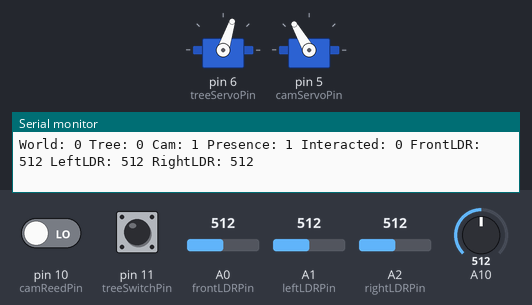
Bench run of a sketch on a simulated Arduino Uno, built for the host (arithmetic inside an expression is 32-bit, double 64-bit). On the bench: 2 × servo, the last lines printed to the serial monitor. The test bench sets the inputs (shaded band); at power-on: pin 11 (treeSwitchPin) LOW, A0 (frontLDRPin) = 512, A1 (leftLDRPin) = 512, pin 10 (camReedPin) LOW, A2 (rightLDRPin) = 512, A10 = 512.

Above: at 1.2 s.
1.3 s: pin 11 (treeSwitchPin) pulled HIGH for 0.15 s
At 1.64 s:
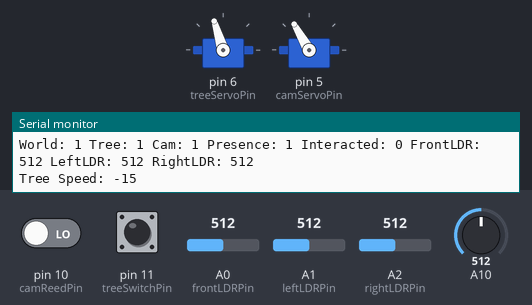
At 3.0 s:
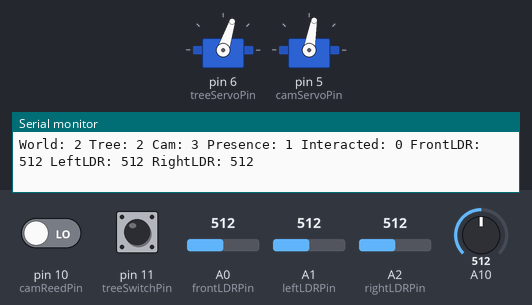
3.3 s: pin 11 (treeSwitchPin) pulled HIGH for 1 s
At 4.5 s:
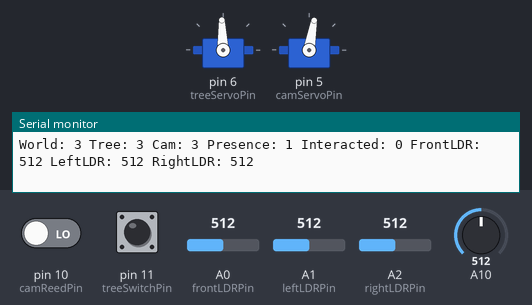
5.8 s: A0 (frontLDRPin) set to 234
8.8 s: A0 (frontLDRPin) set to 211
At 11.5 s:
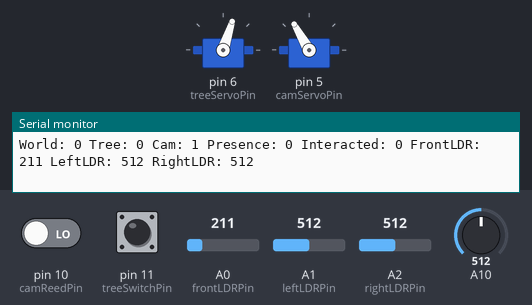
13.3 s: A1 (leftLDRPin) set to 107
16.3 s: A1 (leftLDRPin) set to 90
Timing chart, 0 to 19.3 s (numbered marks = the images above; inputs shaded):
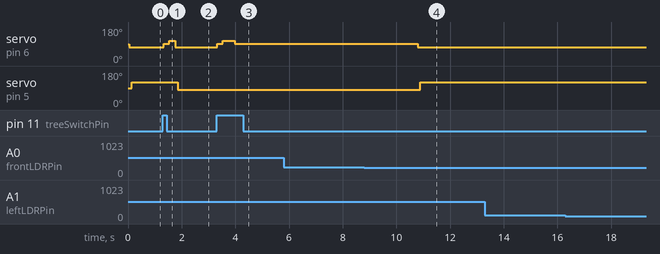

The sketch:

PlantWorld.ino
```cpp
#include <Servo.h>

// Pin setup
int treeServoPin = 6;
int camServoPin = 5;
// int extraServoPin = 12;
Servo treeServo;
Servo camServo;
// Servo extraServo;
//int treeUpReedPin = 9;
//int treeMidReedPin = 10;
int treeSwitchPin = 11;
int camReedPin = 10;
// int extraReedPin = 3;
// int extraLDRPin = A0;  //Not working on soldered board
int frontLDRPin = A0;
int rightLDRPin = A2;
int leftLDRPin = A1;
// int extraLDRPin = A4

bool camBottom = false;
int camState = 0;
int camSpeed = 0;

bool treeBottom = false;
int treeState = 0;
int treeSpeed = 0;
int treeTimer = 0;
int treeOscillateOffset = 0;
bool treeGoingToBottom = false;
bool treeDownLowVals = true;


int worldState = 0;
int userPresentTimer = 0;
bool userInteracted = false;
int leftLDRVal = 0;

void setup() {
  Serial.begin(9600);

  treeServo.attach(treeServoPin);
  camServo.attach(camServoPin);

  pinMode(treeSwitchPin, INPUT_PULLDOWN);
  attachInterrupt(digitalPinToInterrupt(treeSwitchPin), treeDownISR, RISING);
  pinMode(camReedPin, INPUT_PULLDOWN);
  attachInterrupt(digitalPinToInterrupt(camReedPin), camISR, RISING);
  pinMode(leftLDRPin, INPUT);

}

void loop() {

  Serial.print("World: ");
  Serial.print(worldState);
  Serial.print(" Tree: ");
  Serial.print(treeState);
  Serial.print(" Cam: ");
  Serial.print(camState);
  Serial.print(" Presence: ");
  Serial.print(userPresent());
  Serial.print(" Interacted: ");
  Serial.print(userInteracted);
  Serial.print(" FrontLDR: ");
  Serial.print(analogRead(frontLDRPin));
  Serial.print(" LeftLDR: ");
  Serial.print(analogRead(leftLDRPin));
  Serial.print(" RightLDR: ");
  Serial.print(analogRead(rightLDRPin));
  Serial.println("");
  checkUserInteraction();
  updateWorld(); //change the world state
  updateTree();
  updateCam();
}

void updateWorld(){
  switch(worldState){
    case 0:
      if(treeState == 1 && camState == 1){
        worldState = 1;
      }
      break;
    case 1:
      if(userPresent()){
        worldState = 2;
      }
      break;
    case 2:
      if(treeState == 3 && camState == 3){
        worldState = 3;
        userInteracted = false;
        userPresentTimer = millis() + 2000;
      }
      break;
    case 3:
      if(!userPresent() && millis() > userPresentTimer){
        worldState = 0;
      }else if(userPresent()){
        userPresentTimer = millis() + 2000;
      }
      if(userInteracted){
        userInteracted = false;
        worldState = 4;
      }
      break;
    case 4:
      if(!userPresent() && millis() > userPresentTimer){
        worldState = 0;
      }else{
        userPresentTimer = millis() + 2000;
      }
      if(camState == 5 && treeState == 5){
        worldState = 5;
      }
      break;
    case 5:
      if(!userPresent() && millis() > userPresentTimer){
        worldState = 0;
      }else if(userPresent()){
        userPresentTimer = millis() + 2000;
      }
      break;
  }
}

void updateCam(){
  if(!analogRead(camReedPin)){
    camBottom = false;
  }
  if(worldState == 0 && camState > 1 ){
    camState = 0;
  }
  switch(camState){
    case 0:
      camState = 1;
      break;
    case 1:
      setCamSpeed(120);
      if(worldState == 2){
        camState = 2;
      }
      break;
    case 2:
        setCamSpeed(90);
        camState = 3;
      break;
    case 3:
      setCamSpeed(80);
      if(worldState == 4){
        camState = 4;
      }
      break;
    case 4:
      setCamSpeed(130);
      camState = 5;
      break;
    case 5:
      setCamSpeed(130);
      break;
  }
}

void updateTree() {
  if(worldState == 0 && treeState > 1 ){
    treeState = 0;
  }
  int desiredSpeed;
  if(treeGoingToBottom){
    return;
  }
  switch (treeState) {
    case 0:
      treeOscillateOffset = 0 ;
      if(!treeGoingToBottom){
       treeToBottom();
      }
      if(treeBottom){
        treeState = 1;
        treeTimer = millis() + 2000;
      }
      break;
    case 1:
      if(millis() < treeTimer) {
          setTreeSpeed(-15);
          treeBottom = false;
      }else{
        if(treeOscillateOffset == 0){
          treeOscillateOffset = millis();
        }
         int speed = oscillate(-22, 25, treeOscillateOffset, 120);
         setTreeSpeed(speed);
      }
      if(worldState == 2){
        treeState = 2;
      }
      break;
    case 2:
       if(!treeGoingToBottom){
       treeToBottom();
      }
      if(treeBottom){
        treeState = 3;
        treeTimer = millis() + 500;
      }
      break;
    case 3:
      if(millis() < treeTimer) {
          setTreeSpeed(-15);
          treeBottom = false;
      }else{
        setTreeSpeed(0);
      }
      if(worldState == 4){
        treeState = 4;
      }
      break;
    case 4:
      treeState = 5;
      treeTimer = millis() + 3000;
      break;
    case 5:
     if(millis() < treeTimer) {
          setTreeSpeed(-15);
          treeBottom = false;
        }else{
          setTreeSpeed(0);
        }
      break;
  }

}

void setTreeSpeed(int speed){
  if(speed == 0){
    treeServo.detach();
  }
  if(speed != treeSpeed){
    treeServo.attach(treeServoPin);
    Serial.print("Tree Speed: ");
    Serial.println(speed);
    if(treeDownLowVals){
      treeSpeed = -speed;
     }else{
      treeSpeed = -speed;
    }

    treeServo.attach(treeServoPin);
    treeServo.write(92+treeSpeed);
  }
}

void setCamSpeed(int speed){
  if(camSpeed != speed){
    camSpeed = speed;
  }
  if(abs(speed-90)<4){
    camServo.detach();
  }else{
    camServo.attach(camServoPin);
    camServo.write(speed);
  }
}

void treeToBottom(){
  if(!treeBottom){
    int speed;
    treeGoingToBottom = true;
    if(treeDownLowVals){
      speed = 20;
    }else{
      speed = -20;
    }
    setTreeSpeed(speed);
  }
}

bool userPresent(){
  if(analogRead(frontLDRPin)>220){
    return true;
  }
  return false;
}

void checkUserInteraction(){
  if(worldState == 3 && analogRead(leftLDRPin)>620 || analogRead(rightLDRPin)>600){
    userInteracted = true;
  }
}

void treeDownISR() {
  if(treeSpeed != 92){
    treeGoingToBottom = false;
    if(treeSpeed > 90){
      treeDownLowVals = false;
    }else{
      treeDownLowVals = true;
    }
    Serial.print("Tree Down on Low Vals = ");
    Serial.println(treeDownLowVals);
    treeBottom = true;
    treeSpeed = 92;
    treeServo.write(92);
    delay(10);
    treeServo.detach();
  }
}
void camISR() {
  camBottom = true;
  Serial.println("BOTTOM!!!!");
  if(camState == 2){
    setCamSpeed(92);
  }
}
//simple oscillation function
 //use millis() to step across a sin wave as an oscillator
 //map function converts to specified output range
int oscillate(int minVal, int maxVal, int offset, int speed)
{

 int oscillValue = map((sin(float((millis()+offset)*(float(speed)/1000)) * PI / 180.0)*1000),-1000,1000,minVal,maxVal+1);
 return oscillValue;

}
```

Measured:
- the behaviour switches between 221 and 220 on A0 (frontLDRPin) (found by bisection; images 3 and 4)
- after the input at 1.3 s, servo on pin 6 (treeServoPin): 72° → 92° at once, → 107° 0.20 s later, → 72° 0.23 s later; servo on pin 5 (camServoPin): 120° → 80° after 0.55 s
- after the input at 3.3 s, servo on pin 6 (treeServoPin): 72° → 92° at once, → 107° 0.19 s later, → 92° 0.45 s later
- after the input at 8.8 s, servo on pin 6 (treeServoPin): 92° → 72° after 2.0 s; servo on pin 5 (camServoPin): 80° → 120° after 2.1 s
